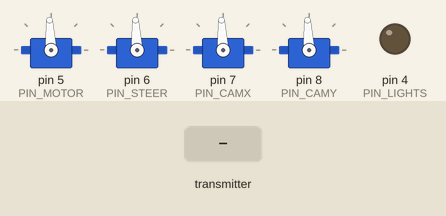
Simulated run of this sketch. Board: Arduino Uno, built with avr-gcc and run on an emulated ATmega328P. Parts: 4 × servo, output pins drawn as LEDs (lit = HIGH). The test bench sets the inputs (shaded band). No radio packets arrive unless stated; what the sketch prints to the serial monitor is not drawn.

Above: at 1.2 s.
1.3 s: the transmitter starts sending steer = 512
At 4.1 s:
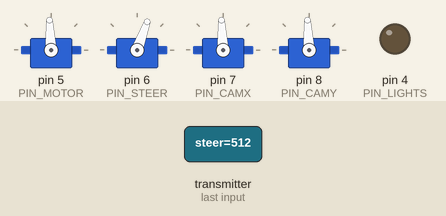
4.3 s: the transmitter starts sending lights = 64
At 4.9 s:
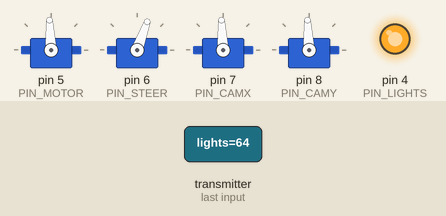
5.8 s: the transmitter starts sending throttle = 256
At 6.1 s:
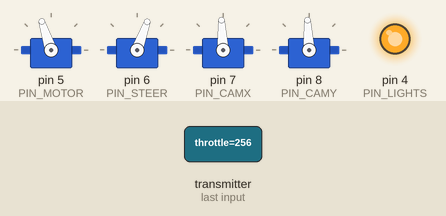
7.3 s: the transmitter starts sending camX = 256
At 8.4 s:
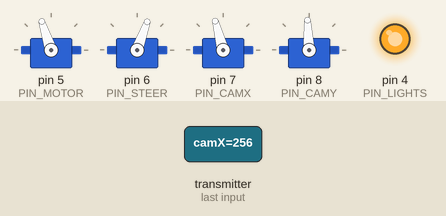
8.8 s: the transmitter starts sending camY = 256
At 9.5 s:
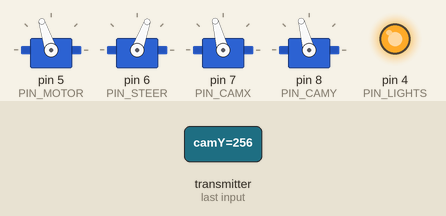
10.3 s: the transmitter starts sending throttle = 0
At 10.7 s:
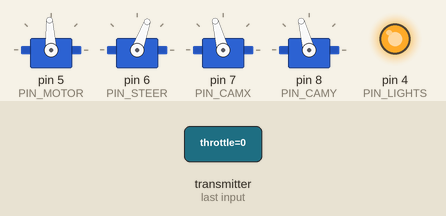
Timing chart, 0 to 12.8 s (numbered marks = the images above; inputs shaded):
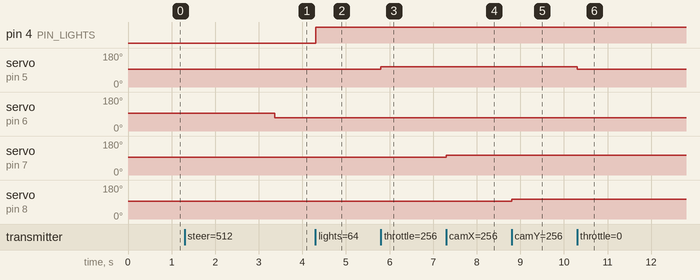

The sketch:

Receptor.ino
```cpp
#include <SPI.h>
#include <nRF24L01.h>
#include <RF24.h>
#include <Servo.h>

#define CE_PIN 9
#define CSN_PIN 10

RF24 radio(CE_PIN, CSN_PIN);
const byte address[6] = "CTRL1";

struct ControlData {
  int16_t throttle;
  int16_t steer;
  int16_t camX;
  int16_t camY;
  uint8_t lights;
  uint8_t mode;
};
ControlData ctrl;

Servo motorESC;
Servo servoSteer;
Servo servoCamX;
Servo servoCamY;

#define PIN_MOTOR 5
#define PIN_STEER 6
#define PIN_CAMX 7
#define PIN_CAMY 8
#define PIN_LIGHTS 4

unsigned long lastSignalTime = 0;
const unsigned long FAILSAFE_TIMEOUT = 300;

// ====== AJUSTES DE DIRECCIÓN ======

float steerLimitFactor = 0.90;

// ====== AUTOCALIBRACIÓN ESC ======
bool throttleCalibrated = false;
unsigned long calibStart = 0;
long throttleSum = 0;
int throttleSamples = 0;
const unsigned long CALIB_TIME = 2000;
int throttleCenterOffset = 0;

// ====== AJUSTES DE ESC ======
const int ESC_NEUTRAL  = 1500;
const int ESC_DEADBAND = 30;   // deadband +/- alrededor de neutro
const int ESC_FWD_MIN  = 1560;
const int ESC_REV_MAX  = 1440;

bool failsafeActive = false;

void setup() {
  Serial.begin(115200);

  radio.begin();
  radio.setChannel(90);
  radio.setDataRate(RF24_250KBPS);
  radio.setPALevel(RF24_PA_MAX);
  radio.setRetries(2, 5);
  radio.openReadingPipe(0, address);
  radio.startListening();

  motorESC.attach(PIN_MOTOR);
  servoSteer.attach(PIN_STEER);
  servoCamX.attach(PIN_CAMX);
  servoCamY.attach(PIN_CAMY);
  pinMode(PIN_LIGHTS, OUTPUT);

  motorESC.writeMicroseconds(1500);
  servoSteer.writeMicroseconds(1500);
  servoCamX.writeMicroseconds(1500);
  servoCamY.writeMicroseconds(1500);
  digitalWrite(PIN_LIGHTS, LOW);

  Serial.println("Receptor con fail-safe, cámara, luces y ajuste fino de dirección.");
}

void loop() {
  if (radio.available()) {
    radio.read(&ctrl, sizeof(ctrl));
    lastSignalTime = millis();
    failsafeActive = false;

    // ===== AUTOCALIBRACIÓN ESC =====
    if (!throttleCalibrated) {
      if (calibStart == 0) {
        calibStart = millis();
        throttleSum = 0;
        throttleSamples = 0;
        Serial.println("Calibrando neutro del throttle...");
      }

      throttleSum += ctrl.throttle;
      throttleSamples++;

      if (millis() - calibStart >= CALIB_TIME) {
        throttleCenterOffset = throttleSum / throttleSamples;
        throttleCalibrated = true;
        Serial.print("Neutro calibrado: ");
        Serial.println(throttleCenterOffset);
      }

      motorESC.writeMicroseconds(ESC_NEUTRAL); // mantener neutro durante calibración
      return; // esperar a que termine calibración
    }

    // ===== ESC con deadband =====
    int t = ctrl.throttle - throttleCenterOffset;
    int motorVal = ESC_NEUTRAL;

    if (t > ESC_DEADBAND) {
      motorVal = map(t, ESC_DEADBAND, 1000, ESC_FWD_MIN, 2000);
    }
    else if (t < -ESC_DEADBAND) {
      motorVal = map(t, -1000, -ESC_DEADBAND, 1000, ESC_REV_MAX);
    }

    // ===== Dirección =====
    int steerInput = constrain(ctrl.steer, -1000, 1000);
    steerInput = steerInput * steerLimitFactor;        // mantiene el límite de giro
    int steerVal = map(steerInput, -1000, 1000, 2000, 1000);  // mapeo directo

    // ===== Cámara =====
    int camXVal = map(ctrl.camX, -1000, 1000, 1000, 2000);
    int camYVal = map(ctrl.camY, -1000, 1000, 1000, 2000);

    // ===== Enviar a los servos =====
    motorESC.writeMicroseconds(motorVal);
    servoSteer.writeMicroseconds(steerVal);
    servoCamX.writeMicroseconds(camXVal);
    servoCamY.writeMicroseconds(camYVal);

    digitalWrite(PIN_LIGHTS, ctrl.lights ? HIGH : LOW);

    // ===== Debug =====
    Serial.print("Throttle: "); Serial.print(ctrl.throttle);
    Serial.print(" | Steer: "); Serial.print(ctrl.steer);
    Serial.print(" | µs: "); Serial.print(steerVal);
    Serial.print(" | CamX: "); Serial.print(ctrl.camX);
    Serial.print(" | CamY: "); Serial.print(ctrl.camY);
    Serial.print(" | Lights: "); Serial.println(ctrl.lights);
  }
  else if (millis() - lastSignalTime > FAILSAFE_TIMEOUT) {
    if (!failsafeActive) {
      failsafeActive = true;
      Serial.println("⚠️ Fail-safe activado: sin señal");
    }

    motorESC.writeMicroseconds(ESC_NEUTRAL);
    servoSteer.writeMicroseconds(1500);
    servoCamX.writeMicroseconds(1500);
    servoCamY.writeMicroseconds(1500);
    digitalWrite(PIN_LIGHTS, LOW);
  }
}
```

Measured:
- after the input at 1.3 s, servo on pin 6 (PIN_STEER): 93° → 70° after 2.1 s
- after the input at 4.3 s, pin 4 (PIN_LIGHTS): LOW → HIGH at once
- after the input at 5.8 s, servo on pin 5 (PIN_MOTOR): 93° → 108° at once
- after the input at 7.3 s, servo on pin 7 (PIN_CAMX): 93° → 105° at once
- after the input at 8.8 s, servo on pin 8 (PIN_CAMY): 93° → 105° at once
- after the input at 10.3 s, servo on pin 5 (PIN_MOTOR): 108° → 93° at once
